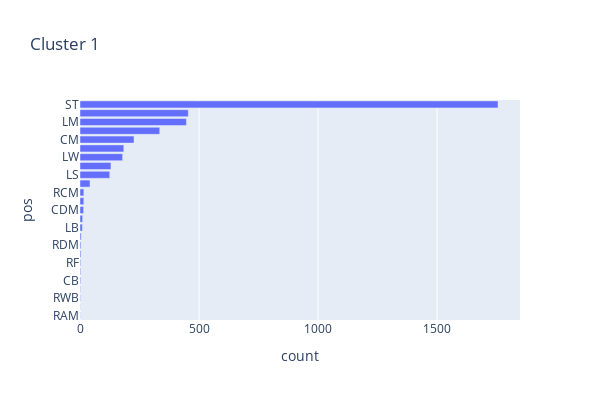

The cell this chart's notebook holds for it:
### Code cell
print("Cluster 2")
pos=list()
count=list()
for j in clusts[1]:
    pos.append(j)
    count.append(clusts[1][j])
    #making a pandas df to store this
d = pd.DataFrame()
d['pos'] = pos
d['count'] = count
d = d.sort_values(by=['count'])
fig = px.bar(d, x="count", y="pos",title="Cluster "+str(1),width=600,height=400)
fig.show()

### Figure 1 — Plotly figure (JSON) as saved in the notebook; plotly's stock layout.template omitted (floating-point values rounded to 4 significant figures)
{"data": [{"alignmentgroup": "True", "hovertemplate": "count=%{x}<br>pos=%{y}<extra></extra>", "legendgroup": "", "marker": {"color": "#636efa"}, "name": "", "offsetgroup": "", "orientation": "h", "showlegend": false, "textposition": "auto", "type": "bar", "x": [1, 1, 2, 2, 3, 3, 3, 4, 4, 5, 10, 11, 15, 16, 16, 42, 125, 130, 179, 184, 227, 335, 447, 455, 1756], "xaxis": "x", "y": ["RAM", "RCB", "RWB", "LWB", "CB", "LAM", "RF", "LF", "RDM", "LDM", "LB", "RB", "CDM", "LCM", "RCM", "CF", "LS", "RS", "LW", "RW", "CM", "CAM", "LM", "RM", "ST"], "yaxis": "y"}], "layout": {"barmode": "relative", "height": 400, "legend": {"tracegroupgap": 0}, "title": {"text": "Cluster 1"}, "width": 600, "xaxis": {"anchor": "y", "domain": [0, 1], "title": {"text": "count"}}, "yaxis": {"anchor": "x", "domain": [0, 1], "title": {"text": "pos"}}}}
